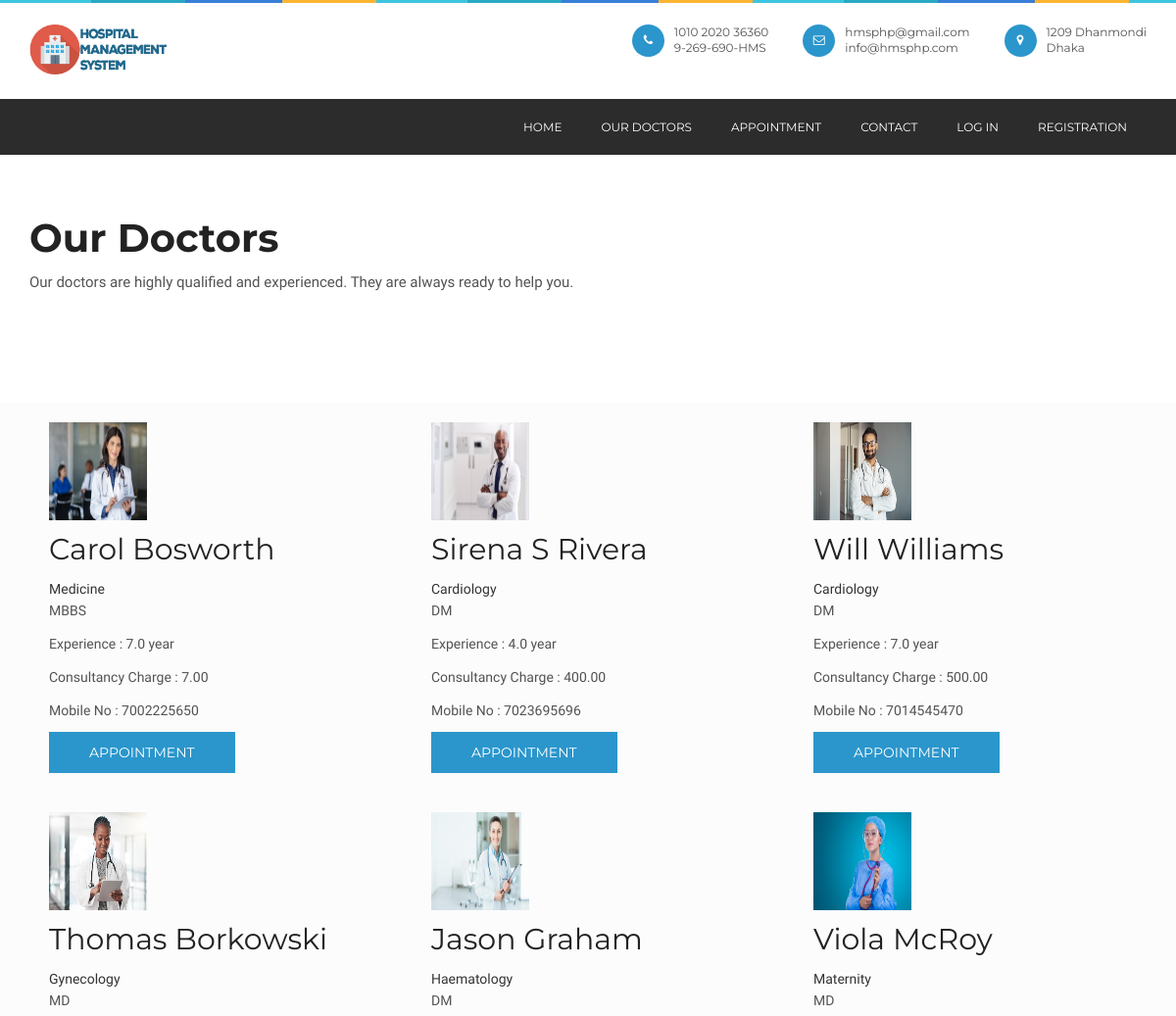
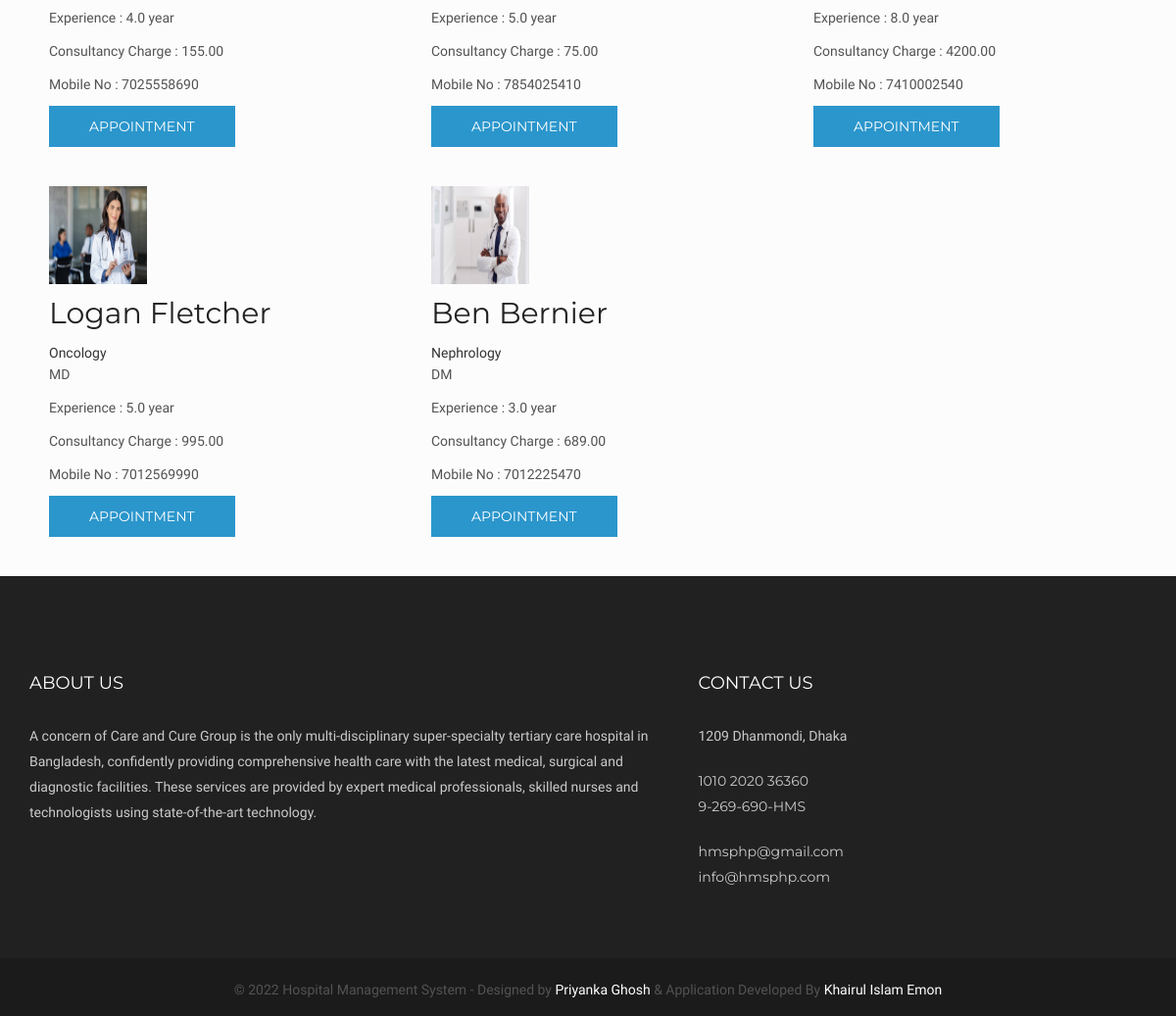
Page /about.php on the committed database (2 pictures, top to bottom).
### tables this page shows
CREATE TABLE `doctor` (
  `doctorid` int(10) NULL DEFAULT NULL,
  `doctorname` varchar(50) NULL DEFAULT NULL,
  `mobileno` varchar(15) NULL DEFAULT NULL,
  `departmentid` int(10) NULL DEFAULT NULL,
  `loginid` varchar(25) NULL DEFAULT NULL,
  `password` varchar(25) NULL DEFAULT NULL,
  `status` varchar(10) NULL DEFAULT NULL,
  `education` varchar(25) NULL DEFAULT NULL,
  `experience` float(11,1) NULL DEFAULT NULL,
  `consultancy_charge` float(10,2) NULL DEFAULT NULL,
  `image` varchar(100) NULL DEFAULT NULL
);

CREATE TABLE `department` (
  `departmentid` int(10) NULL DEFAULT NULL,
  `departmentname` varchar(100) NULL DEFAULT NULL,
  `description` text NULL DEFAULT NULL,
  `status` varchar(10) NULL DEFAULT NULL
);

### about.php (the view)
<?php include 'header.php'; ?>
<div id="content">
    <section class="p-t-b-150">
        <div class="container">
            <div class="intro-main">
                <div class="row">
                    <div class="col-md-12">
                        <div class="intro-detail">
                            <h2>Our Doctors</h2>
                            <p>Our doctors are highly qualified and experienced. They are always ready to help you.</p>
                        </div>
                    </div>
                </div>
            </div>
        </div>
    </section>
    <section class="light-gry-bg p-t-b-100">
        <div class="container">
            <div class="row">
                <?php
                $sql = "SELECT * FROM doctor";
                $qsql = mysqli_query($con, $sql);
                while ($rs = mysqli_fetch_array($qsql)) {
                    $sqldept = "SELECT * FROM department WHERE departmentid='$rs[departmentid]'";
                    $qsqldept = mysqli_query($con, $sqldept);
                    $rsdept = mysqli_fetch_array($qsqldept);
                ?>
                    <div class="col-md-4">
                        <div class="doctors" style="padding: 20px;">
                            <div class="doctors-img"> <img src="images/doctorImage/<?php echo $rs['image']; ?>" style="height: 100px; width:100px;" alt=""> </div>
                            <div class="doctors-detail">
                                <h4><?php echo $rs['doctorname']; ?></h4>
                                <span><?php echo $rsdept['departmentname']; ?></span>
                                <p><?php echo $rs['education']; ?></p>
                                <p>Experience : <?php echo $rs['experience']; ?> year</p>
                                <p>Consultancy Charge : <?php echo $rs['consultancy_charge']; ?></p>
                                <p>Mobile No : <?php echo $rs['mobileno']; ?></p>
                                <a href="patientappointment.php" class="btn">Appointment</a>
                            </div>
                        </div>
                    </div>
                <?php } ?>
                <div class="col-md-5"> <img class="img-responsive intro-img" src="images/intro-img.jpg" alt="">
                </div>
            </div>
        </div>
    </section>
</div>
<?php include 'footer.php'; ?>

### header.php (shortened to what this page needs)
<!doctype html>
<html class="no-js" lang="en">
<head>
  <link rel="stylesheet" type="text/css" href="rs-plugin/css/settings.css" media="screen" />
  <link rel="stylesheet" href="css/ionicons.min.css">
  <link rel="stylesheet" href="css/bootstrap.min.css">
  <link rel="stylesheet" href="css/font-awesome.min.css">
  <link rel="stylesheet" href="css/main.css">
  <link rel="stylesheet" href="css/style.css">
  <link rel="stylesheet" href="css/responsive.css">
  <link rel="stylesheet" href="sweetalert2.min.css">
</head>
<body>
  <header class="header-style-2">
    <div class="container">
      <div class="logo"> <a href="index.php"><img src="images/hmslogo.png" alt="" style="height: 51px;"></a> </div>
      <div class="head-info">
        <ul>
          <li> <i class="fa fa-phone"></i>
            <p>1010 2020 36360<br>
              9-269-690-HMS</p>
          </li>
          <li> <i class="fa fa-envelope-o"></i>
            <p>hmsphp@gmail.com<br>
              info@hmsphp.com</p>
          </li>
          <li> <i class="fa fa-map-marker"></i>
            <p>1209 Dhanmondi<br>
              Dhaka</p>
          </li>
        </ul>
      </div>
    </div>
    <nav class="navbar ownmenu">
      <div class="container">
        <div class="collapse navbar-collapse navbar-right" id="nav-open-btn">
          <ul class="nav">
            <li> <a href="index.php">Home </a></li>
            <li><a href="about.php">Our Doctors</a></li>
            <li><a href="patientappointment.php">Appointment </a></li>
            <li><a href="contact.php">Contact </a></li>
            <li class="dropdown"> <a href="#" class="dropdown-toggle" data-toggle="dropdown">Log In </a>
            </li>
            <li><a href="patientregistration.php">Registration </a></li>
          </ul>
        </div>
      </div>
    </nav>
  </header>

### footer.php (shortened to what this page needs)
<footer class="footer-2">
  <div class="container">
    <div class="row">
      <div class="col-sm-7">
        <h6>About Us</h6>
        <div class="about-foot">
          <p>A concern of Care and Cure Group is the only multi-disciplinary super-specialty tertiary care hospital in Bangladesh, confidently providing comprehensive health care with the latest medical, surgical and diagnostic facilities. These services are provided by expert medical professionals, skilled nurses and technologists using state-of-the-art technology. </p>
        </div>
      </div>
      <div class="col-sm-5">
        <div class="con-info">
          <h6>Contact Us</h6>
          <p>1209 Dhanmondi, Dhaka</p>
          <ul>
            <li class="mobile">
              <p>1010 2020 36360</p>
              <p>9-269-690-HMS</p>
            </li>
            <li class="email">
              <p>hmsphp@gmail.com</p>
              <p>info@hmsphp.com</p>
            </li>
          </ul>
        </div>
      </div>
    </div>
  </div>
</footer>
<div class="rights style-2">
  <div class="container">
    <p>© <?php echo date("Y"); ?> Hospital Management System - Designed by <span style="color: white">Priyanka Ghosh</span> & Application Developed By <span style="color: white">Khairul Islam Emon</span></p>
  </div>
</div>
</body>
</html>

### rows in the picture
doctor: image (picture), doctorname "Carol Bosworth", departmentid.departmentname "Medicine", education "MBBS", experience "7.0", consultancy_charge "7.00", mobileno "7002225650"
doctor: image (picture), doctorname "Sirena S Rivera", departmentid.departmentname "Cardiology", education "DM", experience "4.0", consultancy_charge "400.00", mobileno "7023695696"
doctor: image (picture), doctorname "Will Williams", departmentid.departmentname "Cardiology", education "DM", experience "7.0", consultancy_charge "500.00", mobileno "7014545470"
doctor: image (picture), doctorname "Thomas Borkowski", departmentid.departmentname "Gynecology", education "MD", experience "4.0", consultancy_charge "155.00", mobileno "7025558690"
doctor: image (picture), doctorname "Jason Graham", departmentid.departmentname "Haematology", education "DM", experience "5.0", consultancy_charge "75.00", mobileno "7854025410"
doctor: image (picture), doctorname "Viola McRoy", departmentid.departmentname "Maternity", education "MD", experience "8.0", consultancy_charge "4200.00", mobileno "7410002540"
doctor: image (picture), doctorname "Logan Fletcher", departmentid.departmentname "Oncology", education "MD", experience "5.0", consultancy_charge "995.00", mobileno "7012569990"
doctor: image (picture), doctorname "Ben Bernier", departmentid.departmentname "Nephrology", education "DM", experience "3.0", consultancy_charge "689.00", mobileno "7012225470"
